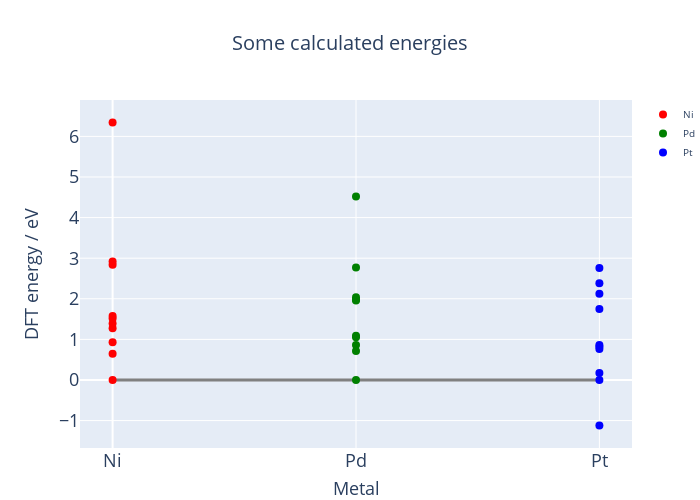

This figure's notebook cell:
### Code cell
energy_fig = go.Figure()

# Zero-reference line
_ = energy_fig.add_trace(
        go.Scatter(
            x = [0, 2],
            y = [0, 0],
            mode='lines', line_color='grey', line_width=3,
            showlegend=False,
        )
)

# Iteration over metals for more individual control
for imetal, metal in enumerate(metals):
    _ = energy_fig.add_trace(
            go.Scatter(
                x = [imetal]*len(energy_df[metal]),
                y = energy_df[metal],
                mode = 'markers', marker_size=8, name=metal,
                marker_color = metal_colors[imetal],
                text = scatter_texts[imetal], 
                hoverinfo='x+y+text',
            ),
    )

# Update Figure Layout
energy_layout = go.Layout(
    width=700, height=500,
    font_size=10,
    title=dict(text='Some calculated energies', x=0.5, font_size=20),
    margin=dict(l=80, r=0, b=0, t=100,),
    
    xaxis=dict(
        title='Metal', title_font=dict(size=18,),
        tickmode = 'array', tick0 = 1, dtick = 1,
        tickfont=dict(size=18,),
        tickvals=[0, 1, 2],
        ticktext=metals,
    ),
    
    yaxis=dict(
        title=dict(text='DFT energy / eV', font_size=18),
        tickfont=dict(size=18,),
    )
)

_ = energy_fig.update_layout(energy_layout)

# Plot and save figure
_ = plot(energy_fig, filename='./dft_energies.html', auto_open=False)
_ = energy_fig.show()

### Figure 1 — Plotly figure (JSON) as saved in the notebook; plotly's stock layout.template omitted (floating-point values rounded to 4 significant figures)
{"data": [{"line": {"color": "grey", "width": 3}, "mode": "lines", "showlegend": false, "type": "scatter", "x": [0, 2], "y": [0, 0]}, {"hoverinfo": "x+y+text", "marker": {"color": "red", "size": 8}, "mode": "markers", "name": "Ni", "text": ["ground state", "all good", "all good", "all good", "all good", "all good", "all good", "all good", "all good", "messed up POTCAR"], "type": "scatter", "x": [0, 0, 0, 0, 0, 0, 0, 0, 0, 0], "y": [0, 1.277, 1.578, 1.392, 0.6468, 2.841, 1.517, 0.9316, 2.916, 6.345]}, {"hoverinfo": "x+y+text", "marker": {"color": "green", "size": 8}, "mode": "markers", "name": "Pd", "text": ["ground state", "all good", "all good", "all good", "all good", "all good", "all good", "all good", "all good", "not converged"], "type": "scatter", "x": [1, 1, 1, 1, 1, 1, 1, 1, 1, 1], "y": [0, 1.092, 1.983, 1.959, 2.769, 1.051, 0.7148, 2.038, 0.8602, 4.518]}, {"hoverinfo": "x+y+text", "marker": {"color": "blue", "size": 8}, "mode": "markers", "name": "Pt", "text": ["ground state", "all good", "all good", "all good", "all good", "all good", "all good", "all good", "all good", "wrong k-point sampling"], "type": "scatter", "x": [2, 2, 2, 2, 2, 2, 2, 2, 2, 2], "y": [0, 0.1748, 0.76, 2.38, 2.125, 0.8167, 2.757, 1.749, 0.8612, -1.124]}], "layout": {"font": {"size": 10}, "height": 500, "margin": {"b": 0, "l": 80, "r": 0, "t": 100}, "title": {"font": {"size": 20}, "text": "Some calculated energies", "x": 0.5}, "width": 700, "xaxis": {"autorange": true, "dtick": 1, "range": [-0.134, 2.134], "tick0": 1, "tickfont": {"size": 18}, "tickmode": "array", "ticktext": ["Ni", "Pd", "Pt"], "tickvals": [0, 1, 2], "title": {"font": {"size": 18}, "text": "Metal"}, "type": "linear"}, "yaxis": {"autorange": true, "range": [-1.675, 6.896], "tickfont": {"size": 18}, "title": {"font": {"size": 18}, "text": "DFT energy / eV"}, "type": "linear"}}}
